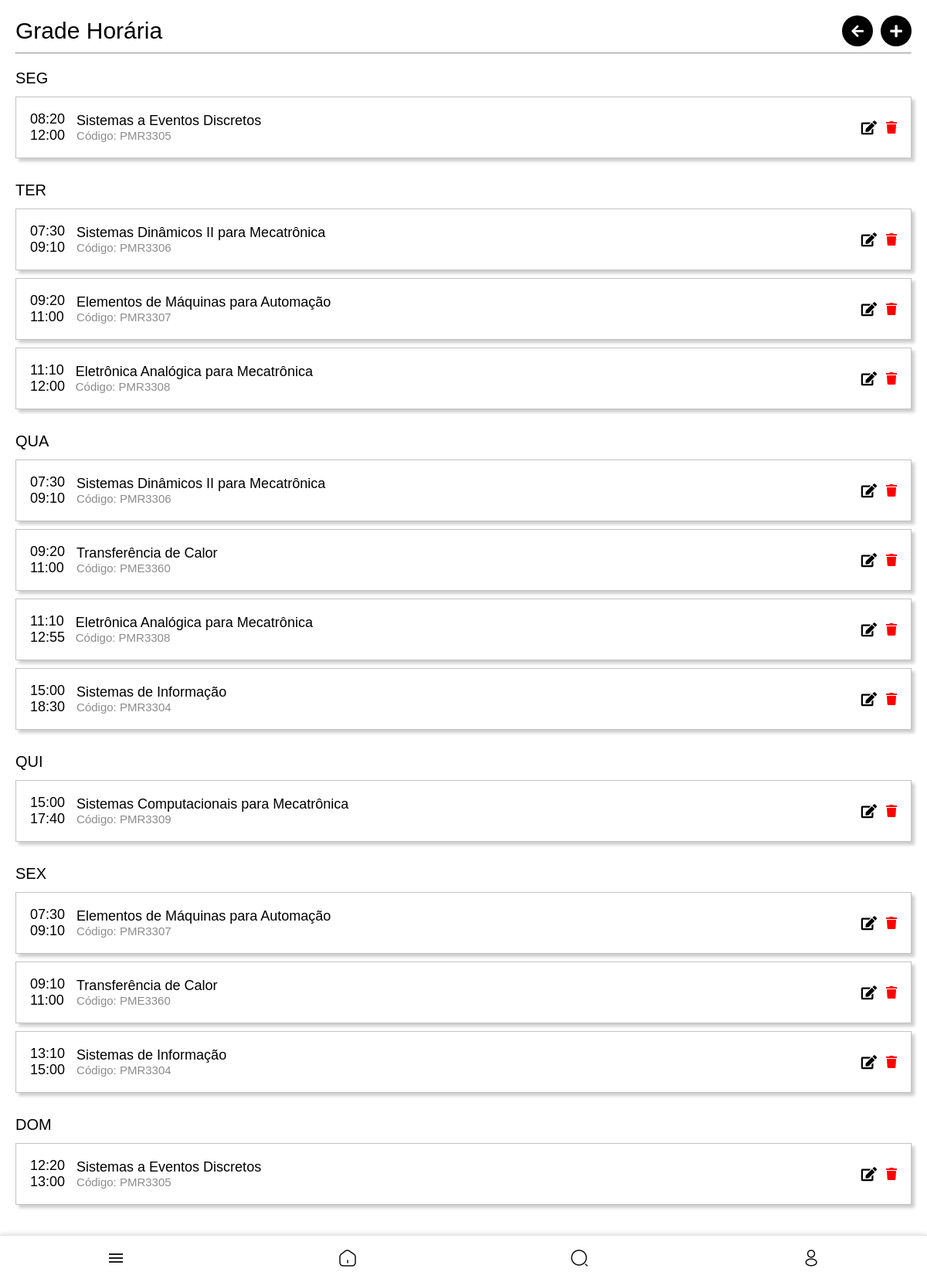
/grade-horaria/ (signed in), run on the app's committed database.
### core/models.py (models this page shows, shortened)
class HorarioGrade(models.Model):
    usuario = models.ForeignKey(settings.AUTH_USER_MODEL, on_delete=models.CASCADE, related_name='horarios_grade')
    disciplina = models.ForeignKey('Disciplina', on_delete=models.CASCADE)
    dia_da_semana = models.CharField(max_length=3, choices=[
        ('SEG', 'Segunda-feira'),
        ('TER', 'Terça-feira'),
        ('QUA', 'Quarta-feira'),
        ('QUI', 'Quinta-feira'),
        ('SEX', 'Sexta-feira'),
        ('SAB', 'Sábado'),
        ('DOM', 'Domingo'),
    ])
    horario_inicio = models.TimeField()
    horario_fim = models.TimeField()

class Disciplina(models.Model):
    nome = models.CharField(max_length=255)
    codigo = models.CharField(max_length=10)
    curso = models.CharField(max_length=255)
    semestre = models.CharField(max_length=10)
    tipo = models.CharField(max_length=50)
    sala = models.ForeignKey(Sala, on_delete=models.SET_NULL, null=True, blank=True, related_name='disciplinas')
    professor_responsavel = models.ForeignKey(
        settings.AUTH_USER_MODEL,
        null=True,
        blank=True,
        on_delete=models.SET_NULL,
        limit_choices_to={'user_type': 'professor'}
    )
    turma = models.IntegerField(default=1)

### core/views.py (the view)
# urls.py: path('grade-horaria/', views.grade_horaria, name='grade_horaria'),
@login_required
def grade_horaria(request):
    horarios = request.user.horarios_grade.all().order_by('dia_da_semana', 'horario_inicio')
    dias_da_semana = ['SEG', 'TER', 'QUA', 'QUI', 'SEX', 'SAB', 'DOM']
    grade = {dia: [] for dia in dias_da_semana}
    for horario in horarios:
        grade[horario.dia_da_semana].append(horario)
    return render(request, 'core/grade_horaria.html', {'grade': grade})

### templates/core/grade_horaria.html (shortened to what this page needs)
{% extends 'core/base.html' %}
{% block content %}
<div class="disciplinas-add-container">
    <div class="header-container">
        <h1>Grade Horária</h1>
        <div class="actions">
            <a href="{% url 'disciplinas' %}" class="icon-btn">
                <i class="fa fa-arrow-left"></i>
            </a>
            <a href="{% url 'adicionar_horario_grade' %}" class="icon-btn">
              <i class="fa fa-plus"></i>
          </a>
        </div>
    </div>
    <hr>
    <div class="professores-container">
      {% with has_disciplinas=False %}
      {% for dia, horarios in grade.items %}
          {% if horarios|length > 0 %}
              <h3 style="font-size: min(20px, 6vw); margin-bottom: 1vw;">{{ dia }}</h3>
              <ul class="disciplinas-add-list">
                  {% for horario in horarios %}
                      <li class="disciplina-add-item" style="display: flex; padding: 1vw; flex-direction: row;">
                          <div style="display: flex; flex-direction: row;">
                              <div style="display: flex; flex-direction: column; flex: 1; text-align: left; font-weight: normal;">
                                  <label style="padding: min(2vw,6px) min(4vw,15px) 0 min(2vw,6px); color: black; font-weight: normal; font-size: min(18px,6vw);">
                                      {{ horario.horario_inicio }}
                                  </label>
                                  <label style="padding: 0 0 min(2vw,6px) min(2vw,6px); color: black; font-weight: normal; font-size: min(18px,6vw);">
                                      {{ horario.horario_fim }}
                                  </label>
                              </div>
                              <div style="display: flex; flex-direction: column; justify-content: center; align-items: flex-start; padding-right: min(4vw, 20px); height: 100%;">
                                  <a href="{% url 'detalhe_disciplina' horario.disciplina.id %}" class="disciplina-nome" style="font-size: min(18px, 5vw); color: black;">
                                      {{ horario.disciplina.nome }}
                                  </a>
                                  <a href="{% url 'detalhe_disciplina' horario.disciplina.id %}" class="disciplina-codigo" style="font-size: min(18px, 5vw); color: black; line-height: 1.2; font-size: min(4vw,15px); font-weight: lighter; color: #8c8c8c;">
                                      Código: {{ horario.disciplina.codigo }}
                                  </a>
                              </div>
                          </div>
                          <div style="flex: 1; display: flex; gap: 1vw; justify-content: flex-end;">
                              <a href="{% url 'editar_horario_grade' horario.id %}" class="icon-btn">
                                  <i class="fa fa-edit"></i>
                              </a>
                              <a href="{% url 'remover_horario_grade' horario.id %}" class="icon-btn remover-btn" style="color: red; margin-right: min(2vw,6px);">
                                  <i class="fa fa-trash" style="font-size: min(16px,3.8vw);"></i>
                              </a>
                          </div>
                      </li>
                  {% endfor %}
              </ul>
          {% endif %}
      {% endfor %}
      {% endwith %}
  </div>
{% endblock %}

### media/style.css (style rules this page uses)
@media (min-width: 769px) { body { font-family: Arial, sans-serif; background-color: rgb(234, 234, 234); display: flex; flex-direction: column; align-items: center; justify-content: flex-start; min-height: 100vh; margin: 0; padding-bottom: 5vw; } }
@media (min-width: 769px) { a { text-decoration: none; color: #000000; } }
@media (min-width: 769px) { .header-container { display: flex; flex-direction: row; justify-content: space-between; align-items: center; } }
@media (min-width: 769px) { .actions { display: flex; flex-direction: row; gap: min(10px, 2vw); justify-content: center; align-items: center; } }
@media (min-width: 769px) { .actions .icon-btn { display: flex; flex-direction: row; justify-content: center; background-color: #000; color: #fff; border: none; border-radius: 50%; width: min(40px, 8vw); height: min(40px, 8vw); font-size: min(18px, 4vw); cursor: pointer; text-decoration: none; } }
@media (min-width: 769px) { .disciplinas-add-container { padding: min(6vw, 20px); font-family: Arial, sans-serif; padding-bottom: min(20vw,80px); width: 100vw; box-sizing: border-box; } }
@media (min-width: 769px) { .disciplinas-add-container h3 { font-weight: normal; font-size: min(18px,5vw); } }
@media (min-width: 769px) { .disciplinas-add-container h1 { font-size: min(30px,6vw); margin-bottom: 0; margin-top: 0; font-weight:normal; text-align: left; } }
@media (min-width: 769px) { .disciplina-add-item label { width: 80%; text-align: left; white-space: nowrap; overflow: hidden; text-overflow: ellipsis; text-decoration: none; color: #333; font-size: min(15px,4vw); font-weight: bold; } }
@media (min-width: 769px) { .disciplinas-add-list { list-style: none; padding: 0; margin: 0; display: flex; flex-direction: column; } }
@media (min-width: 769px) { .disciplina-add-item { display: flex; flex-direction: column; background-color: #fff; border: 1px solid #c3c3c3; margin-bottom: min(10px,6vw); padding: min(15px,6vw); padding-right: 0; box-shadow: min(4px,2vw) min(4px,2vw) min(4px,2vw) rgba(0, 0, 0, 0.2); text-align: left; width: 100%; box-sizing: border-box; position: relative; overflow: hidden; } }
@media (min-width: 769px) { .disciplinas-add-list { display: flex; justify-content: center; align-items: center; margin-bottom: min(10px); } }
@media (min-width: 769px) { .icon-btn { background: none; border: none; font-size: min(18px, 4vw); color: #000000; cursor: pointer; text-decoration: none; display: flex; align-items: center; justify-content: center; } }
@media (min-width: 769px) { .topico-info p,a { font-size: min(12px); color: grey; } }
@media (min-width: 769px) { .remover-btn { display: flex; align-items: center; gap: min(4px, 1vw); font-size: min(14px, 2vw); text-decoration: none; } }
@media (min-width: 769px) { .remover-btn i { font-size: min(14px,2vw); } }

### templates/core/grade_horaria.html (style rules this page uses)
body { background-color: white; margin: 0; padding: 0; box-sizing: border-box; overflow-x: hidden; }
html, body { width: 100%; }

### data on the page
HorarioGrade: dia_da_semana "SEG", horario_inicio "08:20", horario_fim "12:00", disciplina.nome "Sistemas a Eventos Discretos", disciplina.codigo "PMR3305"
HorarioGrade: dia_da_semana "TER", horario_inicio "07:30", horario_fim "09:10", disciplina.nome "Sistemas Dinâmicos II para Mecatrônica", disciplina.codigo "PMR3306"
HorarioGrade: horario_inicio "09:20", horario_fim "11:00", disciplina.nome "Elementos de Máquinas para Automação", disciplina.codigo "PMR3307"
HorarioGrade: horario_inicio "11:10", horario_fim "12:00", disciplina.nome "Eletrônica Analógica para Mecatrônica", disciplina.codigo "PMR3308"
HorarioGrade: dia_da_semana "QUA", horario_inicio "07:30", horario_fim "09:10", disciplina.nome "Sistemas Dinâmicos II para Mecatrônica", disciplina.codigo "PMR3306"
HorarioGrade: horario_inicio "09:20", horario_fim "11:00", disciplina.nome "Transferência de Calor", disciplina.codigo "PME3360"
HorarioGrade: horario_inicio "11:10", horario_fim "12:55", disciplina.nome "Eletrônica Analógica para Mecatrônica", disciplina.codigo "PMR3308"
HorarioGrade: horario_inicio "15:00", horario_fim "18:30", disciplina.nome "Sistemas de Informação", disciplina.codigo "PMR3304"
HorarioGrade: dia_da_semana "QUI", horario_inicio "15:00", horario_fim "17:40", disciplina.nome "Sistemas Computacionais para Mecatrônica", disciplina.codigo "PMR3309"
HorarioGrade: dia_da_semana "SEX", horario_inicio "07:30", horario_fim "09:10", disciplina.nome "Elementos de Máquinas para Automação", disciplina.codigo "PMR3307"
HorarioGrade: horario_inicio "09:10", horario_fim "11:00", disciplina.nome "Transferência de Calor", disciplina.codigo "PME3360"
HorarioGrade: horario_inicio "13:10", horario_fim "15:00", disciplina.nome "Sistemas de Informação", disciplina.codigo "PMR3304"
HorarioGrade: dia_da_semana "DOM", horario_inicio "12:20", horario_fim "13:00", disciplina.nome "Sistemas a Eventos Discretos", disciplina.codigo "PMR3305"
